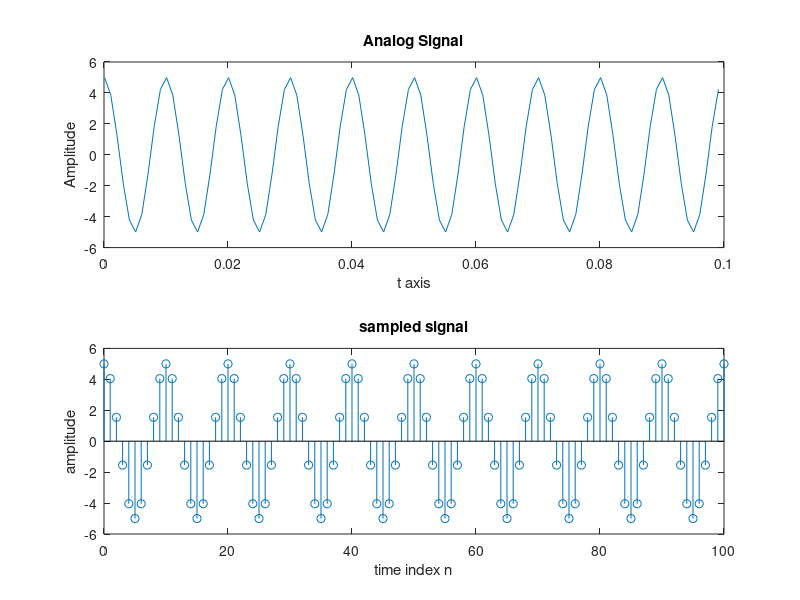
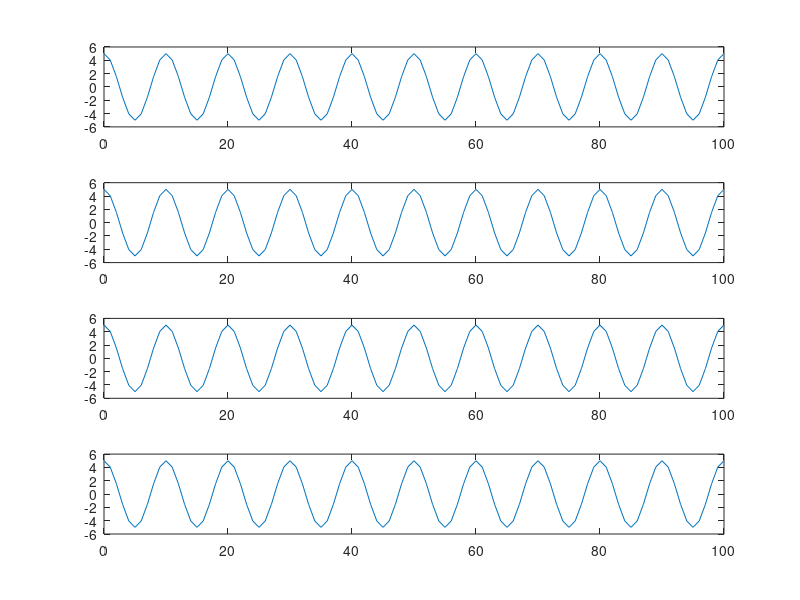

The MATLAB script that drew these images, in order:
F=100;
t=0.0001:0.001:0.1;
s=5*cos(2*pi*F*t);
figure(1)
subplot(2,1,1);
plot(t,s);
xlabel('t axis');
ylabel('Amplitude');
title('Analog Signal');
n=0:100;
N=length(n);
FS= 1000; %Sampling Freq
f=F/FS;
s=5*cos(2*pi*f*n);
subplot(2,1,2);
stem(n,s);
xlabel('time index n');
ylabel('amplitude');
title('sampled signal');


x1=5*cos(2*pi*1.1*n);
x2=5*cos(2*pi*2.1*n);
x3=5*cos(2*pi*3.1*n);
figure(2)
subplot(4,1,1);
plot(n,s);
subplot(4,1,2);
plot(n,x1);
subplot(4,1,3);
plot(n,x2);
subplot(4,1,4);
plot(n,x3);


